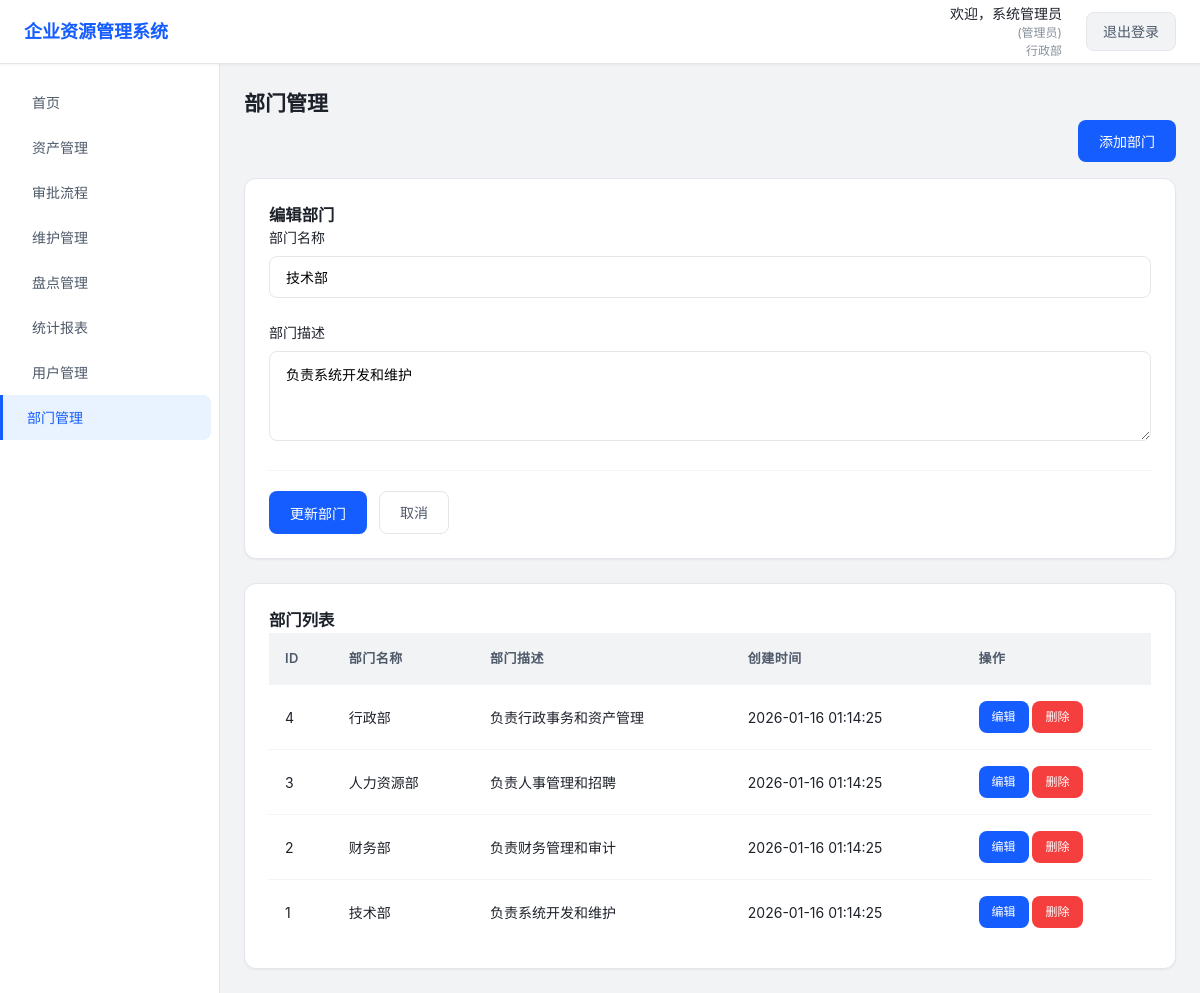
Page /departments.php?edit=1 (signed in) on the committed database.
### tables this page shows
CREATE TABLE IF NOT EXISTS `departments` (
  `id` INT AUTO_INCREMENT PRIMARY KEY,
  `name` VARCHAR(100) NOT NULL,
  `description` TEXT,
  `created_at` TIMESTAMP DEFAULT CURRENT_TIMESTAMP,
  `updated_at` TIMESTAMP DEFAULT CURRENT_TIMESTAMP ON UPDATE CURRENT_TIMESTAMP
);

### config/db.php (called while the page is built, shortened)
<?php
$servername = "localhost";
$username = "test";
$password = "123456";
$dbname = "php_wish";
$conn = new mysqli($servername, $username, $password, $dbname);
$conn->set_charset("utf8mb4");
function execute_query($sql, $params = []) {
    global $conn;
    $stmt = $conn->prepare($sql);
    if (!empty($params)) {
        $types = str_repeat("s", count($params));
        $stmt->bind_param($types, ...$params);
    }
    $result = $stmt->execute();
    if (strtolower(substr(trim($sql), 0, 6)) === "select") {
        $result_set = $stmt->get_result();
        $rows = [];
        while ($row = $result_set->fetch_assoc()) {
            $rows[] = $row;
        }
        return $rows;
    }
    $affected_rows = $stmt->affected_rows;
    return ["affected_rows" => $affected_rows];
}
?>

### departments.php (the view, shortened to what this page needs)
<?php
require_once 'config/db.php';
$name = $_SESSION['name'];
$role = $_SESSION['role'];
$department_id = $_SESSION['department_id'];
$dept_sql = "SELECT name FROM departments WHERE id = ?";
$dept_result = execute_query($dept_sql, [$department_id]);
$department_name = $dept_result[0]['name'] ?? '未知部门';
$departments_sql = "SELECT * FROM departments ORDER BY id DESC";
$departments = execute_query($departments_sql);
$edit_department = null;
if (isset($_GET['edit'])) {
    $id = $_GET['edit'];
    $dept_sql = "SELECT * FROM departments WHERE id = ?";
    $dept_result = execute_query($dept_sql, [$id]);
    $edit_department = $dept_result[0] ?? null;
}
?>
<!DOCTYPE html>
<html lang="zh-CN">
<head>
    <link rel="stylesheet" href="assets/css/style.css">
</head>
<body>
    <div class="container">
        <header class="header">
            <div class="header-left">
                <h1>企业资源管理系统</h1>
            </div>
            <div class="header-right">
                <div class="user-info">
                    <span class="user-name">欢迎，<?php echo $name; ?></span>
                    <span class="role">(<?php echo $role === 'admin' ? '管理员' : ($role === 'manager' ? '部门经理' : '员工'); ?>)</span>
                    <span class="department"><?php echo $department_name; ?></span>
                </div>
                <a href="logout.php" class="logout-btn">退出登录</a>
            </div>
        </header>
        <div class="main-container">
            <nav class="sidebar">
                <ul>
                    <li><a href="index.php">首页</a></li>
                    <li><a href="assets.php">资产管理</a></li>
                    <li><a href="approval.php">审批流程</a></li>
                    <li><a href="maintenance.php">维护管理</a></li>
                    <li><a href="inventory.php">盘点管理</a></li>
                    <?php if ($role === 'admin' || $role === 'manager'): ?>
                        <li><a href="reports.php">统计报表</a></li>
                        <li><a href="users.php">用户管理</a></li>
                    <?php endif; ?>
                    <?php if ($role === 'admin'): ?>
                        <li><a href="departments.php" class="active">部门管理</a></li>
                    <?php endif; ?>
                </ul>
            </nav>
            <main class="main-content">
            <h2>部门管理</h2>
            <div style="margin-bottom: 16px; display: flex; justify-content: flex-end;">
                <button class="btn btn-primary" data-modal="department-modal">添加部门</button>
            </div>
            <?php if ($edit_department): ?>
            <div class="form-container" style="margin-bottom: 24px;">
                <h3>编辑部门</h3>
                <form method="post">
                    <div class="form-group">
                        <label for="name_edit">部门名称</label>
                        <input type="text" id="name_edit" name="name" value="<?php echo $edit_department['name'] ?? ''; ?>" required>
                    </div>
                    <div class="form-group">
                        <label for="description_edit">部门描述</label>
                        <textarea id="description_edit" name="description" rows="4" style="width: 100%; padding: 12px 16px; border: 1px solid var(--border-color); border-radius: var(--radius-md); font-size: 14px; transition: var(--transition); background-color: var(--bg-white); resize: vertical;"><?php echo $edit_department['description'] ?? ''; ?></textarea>
                    </div>
                    <div class="form-actions">
                        <button type="submit" name="update_department" class="btn btn-primary">
                            更新部门
                        </button>
                        <a href="departments.php" class="btn btn-secondary">取消</a>
                    </div>
                </form>
            </div>
            <?php endif; ?>
            <div class="activity-section">
                <h3>部门列表</h3>
                <table class="activity-table">
                    <thead>
                        <tr>
                            <th>ID</th>
                            <th>部门名称</th>
                            <th>部门描述</th>
                            <th>创建时间</th>
                            <th>操作</th>
                        </tr>
                    </thead>
                    <tbody>
                        <?php if (!empty($departments)): ?>
                            <?php foreach ($departments as $department): ?>
                                <tr>
                                    <td><?php echo $department['id']; ?></td>
                                    <td><?php echo $department['name']; ?></td>
                                    <td><?php echo $department['description']; ?></td>
                                    <td><?php echo $department['created_at']; ?></td>
                                    <td>
                                        <a href="departments.php?edit=<?php echo $department['id']; ?>" class="btn btn-sm btn-primary">编辑</a>
                                        <a href="departments.php?delete=<?php echo $department['id']; ?>" class="btn btn-sm btn-danger" onclick="return confirm('确定要删除此部门吗？');">删除</a>
                                    </td>
                                </tr>
                            <?php endforeach; ?>
                        <?php else: ?>
                            <tr>
                                <td colspan="5" class="no-data">暂无部门</td>
                            </tr>
                        <?php endif; ?>
                    </tbody>
                </table>
            </div>
        </main>
        </div>
    </div>
</body>
</html>

### rows in the picture
departments: name "行政部", id "4", description "负责行政事务和资产管理", created_at "2026-01-16 01:14:25"
departments: name "技术部", description "负责系统开发和维护", id "1", created_at "2026-01-16 01:14:25"
departments: id "3", name "人力资源部", description "负责人事管理和招聘", created_at "2026-01-16 01:14:25"
departments: id "2", name "财务部", description "负责财务管理和审计", created_at "2026-01-16 01:14:25"

### other values in the picture
$name "系统管理员"
